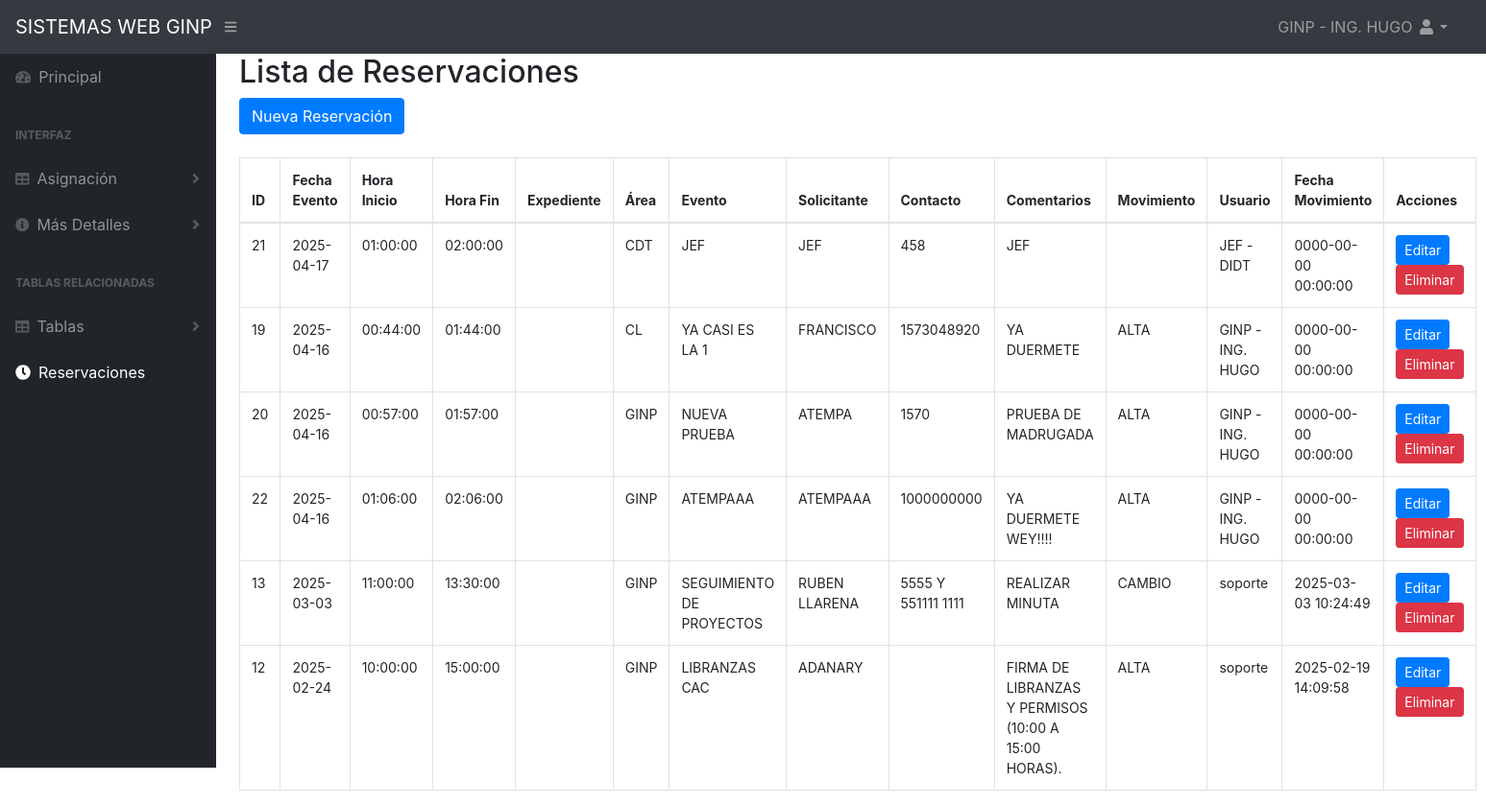
Screenshot of /reservaciones.php (signed in) with the database file from the repository.
### tables this page shows
CREATE TABLE `reservaciones` (
  `Id` int(11) NOT NULL,
  `Fecha_evento` date NOT NULL,
  `Hora_inicio` time NOT NULL,
  `Hora_fin` time NOT NULL,
  `Expediente_solicitante` varchar(7) NOT NULL,
  `Area_solicitante` varchar(30) NOT NULL,
  `Nombre_evento` varchar(70) NOT NULL,
  `Nombre_solicitante` varchar(300) NOT NULL,
  `Contacto_solicitante` varchar(100) NOT NULL,
  `Comentarios` varchar(300) NOT NULL,
  `Movimiento` varchar(25) NOT NULL,
  `Usuario` varchar(20) NOT NULL,
  `FechaMovimiento` datetime NOT NULL
);

### reservaciones.php (the view, shortened to what this page needs)
<?php
$nombre = $_SESSION['nombre'];
$tipo_usuario = $_SESSION['tipo_usuario'];
require 'conexion.php';
$query = "SELECT * FROM reservaciones ORDER BY Fecha_evento DESC";
$result = mysqli_query($mysqli, $query);
?>
<!DOCTYPE html>
<html lang="es">
    <head>
        <link href="css/styles.css" rel="stylesheet" />
    </head>
    <body class="sb-nav-fixed">
        <nav class="sb-topnav navbar navbar-expand navbar-dark bg-dark">
            <a class="navbar-brand" href="principal.php">SISTEMAS WEB GINP</a><button class="btn btn-link btn-sm order-1 order-lg-0" id="sidebarToggle" href="#"><i class="fas fa-bars"></i></button>
            <ul class="navbar-nav ml-auto mr-0 mr-md-3 my-2 my-md-0">
                <li class="nav-item dropdown">
                    <a class="nav-link dropdown-toggle" id="userDropdown" href="#" role="button" data-toggle="dropdown" aria-haspopup="true" aria-expanded="false"> <?php echo $nombre; ?> <i class="fas fa-user fa-fw"></i></a>
                </li>
            </ul>
        </nav>
        <div id="layoutSidenav">
        <div id="layoutSidenav_nav">
            <nav class="sb-sidenav accordion sb-sidenav-dark" id="sidenavAccordion">
                <div class="sb-sidenav-menu">
                    <div class="nav">
                        <a class="nav-link" href="principal.php">
                            <div class="sb-nav-link-icon"><i class="fas fa-tachometer-alt"></i></div>Principal
                        </a>
                        <?php
                            if ($tipo_usuario == 2) {
                            } elseif ($tipo_usuario == 3) {
                            } elseif ($tipo_usuario == 4) {
                            } elseif ($tipo_usuario == 5) {
                            } elseif ($tipo_usuario == 1) {
                        ?>
                    <div class="sb-sidenav-menu-heading">Interfaz</div>
                    <a class="nav-link collapsed" href="#" data-toggle="collapse" data-target="#collapseAsignacion" aria-expanded="true" aria-controls="collapseAsignacion">
                        <div class="sb-nav-link-icon"><i class="fas fa-table"></i></div>Asignación
                        <div class="sb-sidenav-collapse-arrow"><i class="fas fa-angle-down"></i></div>
                    </a>
                        <a class="nav-link collapsed" href="#" data-toggle="collapse" data-target="#collapsedetalles" aria-expanded="true" aria-controls="collapsedetalles">
                            <div class="sb-nav-link-icon"><i class="fas fa-info-circle"></i></div>Más Detalles
                                <div class="sb-sidenav-collapse-arrow"><i class="fas fa-angle-down"></i></div>
                        </a>
                        <?php
                        }
                        else {
                                echo "";
                            }
                        ?>
                        <div class="sb-sidenav-menu-heading">Tablas Relacionadas</div>
                        <a class="nav-link collapsed" href="#" data-toggle="collapse" data-target="#collapseTablas" aria-expanded="true" aria-controls="collapseGraficas">
                        <div class="sb-nav-link-icon"><i class="fas fa-table"></i></div> Tablas
                                <div class="sb-sidenav-collapse-arrow"><i class="fas fa-angle-down"></i></div>
                        </a>
                            <a class="nav-link" href="reservaciones.php"><i class="fa fa-clock"></i><div class="sb-nav-link-icon"></div>Reservaciones</a>
                    </div>
                </div>
            </nav>
        </div>
        <div id="layoutSidenav_content">
            <div class="container-fluid">
                <h2>Lista de Reservaciones</h2>
                <button class="btn btn-primary mb-4" data-toggle="modal" data-target="#modalReservacion">Nueva Reservación</button>
                <table class="table table-bordered">
                    <thead>
                        <tr>
                            <th>ID</th>
                            <th>Fecha Evento</th>
                            <th>Hora Inicio</th>
                            <th>Hora Fin</th>
                            <th>Expediente</th>
                            <th>Área</th>
                            <th>Evento</th>
                            <th>Solicitante</th>
                            <th>Contacto</th>
                            <th>Comentarios</th>
                            <?php if ($tipo_usuario == 1) { ?>
                                <th>Movimiento</th>
                                <th>Usuario</th>
                                <th>Fecha Movimiento</th>
                                <th>Acciones</th>
                            <?php } ?>
                        </tr>
                    </thead>
                    <tbody>
                        <?php while($row = mysqli_fetch_assoc($result)) { ?>
                            <tr>
                                <td><?= $row['Id'] ?></td>
                                <td><?= $row['Fecha_evento'] ?></td>
                                <td><?= $row['Hora_inicio'] ?></td>
                                <td><?= $row['Hora_fin'] ?></td>
                                <td><?= $row['Expediente_solicitante'] ?></td>
                                <td><?= $row['Area_solicitante'] ?></td>
                                <td><?= $row['Nombre_evento'] ?></td>
                                <td><?= $row['Nombre_solicitante'] ?></td>
                                <td><?= $row['Contacto_solicitante'] ?></td>
                                <td><?= $row['Comentarios'] ?></td>
                                <?php if ($tipo_usuario == 1) { ?>
                                    <td><?= $row['Movimiento'] ?></td>
                                    <td><?= $row['Usuario'] ?></td>
                                    <td><?= $row['FechaMovimiento'] ?></td>
                                    <td class="action-buttons">
                                        <button class="btn btn-primary btn-sm"
                                                data-toggle="modal" data-target="#modalEditarReservacion"
                                                onclick="llenarModalEditar(<?= $row['Id'] ?>, '<?= $row['Fecha_evento'] ?>', '<?= $row['Hora_inicio'] ?>', '<?= $row['Hora_fin'] ?>', '<?= $row['Area_solicitante'] ?>', '<?= $row['Nombre_evento'] ?>', '<?= $row['Nombre_solicitante'] ?>', '<?= $row['Contacto_solicitante'] ?>', '<?= $row['Comentarios'] ?>')">Editar</button>
                                        <a href="eliminar_reservacion.php?id=<?= $row['Id'] ?>" class="btn btn-danger btn-sm" onclick="return confirm('¿Estás seguro de eliminar esta reservación?');">Eliminar</a>
                                    </td>
                                <?php } ?>
                            </tr>
                        <?php } ?>
                    </tbody>
                </table>
            </div>
        </div>
    </div>
</body>
</html>

### reservaciones.php (style rules this page uses)
table { width: 90%; margin-left: auto; margin-right: auto; }
table th, table td { padding: 8px 10px; font-size: 14px; }

### rows the page displays
reservaciones: Id "21", Fecha_evento "2025-04-17", Hora_inicio "01:00:00", Hora_fin "02:00:00", Area_solicitante "CDT", Nombre_evento "JEF", Nombre_solicitante "JEF", Contacto_solicitante "458", Comentarios "JEF", Usuario "JEF - DIDT", FechaMovimiento "0000-00-00 00:00:00"
reservaciones: Id "19", Fecha_evento "2025-04-16", Hora_inicio "00:44:00", Hora_fin "01:44:00", Area_solicitante "CL", Nombre_evento "YA CASI ES LA 1", Nombre_solicitante "FRANCISCO", Contacto_solicitante "1573048920", Comentarios "YA DUERMETE", Movimiento "ALTA", Usuario "GINP - ING. HUGO", FechaMovimiento "0000-00-00 00:00:00"
reservaciones: Id "20", Fecha_evento "2025-04-16", Hora_inicio "00:57:00", Hora_fin "01:57:00", Area_solicitante "GINP", Nombre_evento "NUEVA PRUEBA", Nombre_solicitante "ATEMPA", Contacto_solicitante "1570", Comentarios "PRUEBA DE MADRUGADA", Movimiento "ALTA", Usuario "GINP - ING. HUGO", FechaMovimiento "0000-00-00 00:00:00"
reservaciones: Id "22", Fecha_evento "2025-04-16", Hora_inicio "01:06:00", Hora_fin "02:06:00", Area_solicitante "GINP", Nombre_evento "ATEMPAAA", Nombre_solicitante "ATEMPAAA", Contacto_solicitante "1000000000", Comentarios "YA DUERMETE WEY!!!!", Movimiento "ALTA", Usuario "GINP - ING. HUGO", FechaMovimiento "0000-00-00 00:00:00"
reservaciones: Id "13", Fecha_evento "2025-03-03", Hora_inicio "11:00:00", Hora_fin "13:30:00", Area_solicitante "GINP", Nombre_evento "SEGUIMIENTO DE PROYECTOS", Nombre_solicitante "RUBEN LLARENA", Contacto_solicitante "5555 Y 551111 1111", Comentarios "REALIZAR MINUTA", Movimiento "CAMBIO", Usuario "soporte", FechaMovimiento "2025-03-03 10:24:49"
reservaciones: Id "12", Fecha_evento "2025-02-24", Hora_inicio "10:00:00", Hora_fin "15:00:00", Area_solicitante "GINP", Nombre_evento "LIBRANZAS CAC", Nombre_solicitante "ADANARY", Comentarios "FIRMA DE LIBRANZAS Y PERMISOS (10:00 A 15:00 HORAS).", Movimiento "ALTA", Usuario "soporte", FechaMovimiento "2025-02-19 14:09:58"

### other values shown
$nombre "GINP - ING. HUGO"
